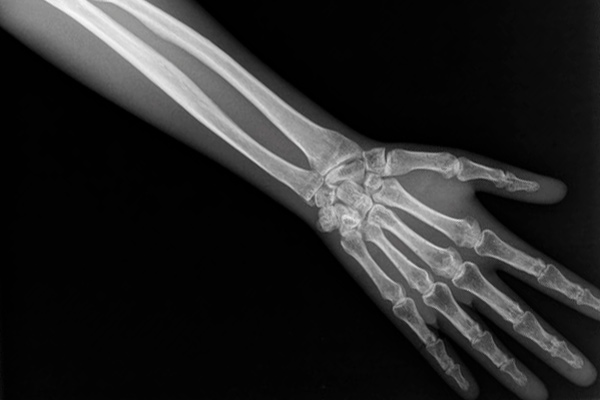
#> input picture resources/arm.png, 600 x 400 px, given in place of arm.png.png, which was not available
$ python convert_png.py ../resources/arm.png
#> lines starting #> are read from the running program, lines starting #| are printed output that depends on the picture
from PIL import Image
import sys
import numpy as np

image = Image.open("../resources/"+sys.argv[1]+ ".png")
#> image is the input picture: PIL image 600x400 RGB; mean R, G, B 38.6, 38.6, 38.6
array = np.array(image)
# plt.imshow(image)
# plt.show()

size = max(2**(image.width - 1).bit_length(),2**(image.height - 1).bit_length())
#> size = 1024
dx = size-image.width
#> dx = 424
dy = size-image.height
#> dy = 624

pad_left = dx // 2
#> pad_left = 212
pad_right = dx - pad_left
#> pad_right = 212

pad_top = dy // 2
#> pad_top = 312
pad_bottom = dy - pad_top
#> pad_bottom = 312

array = np.pad(array,((pad_top, pad_bottom), (pad_left, pad_right), (0, 0)),mode='constant',constant_values=0)
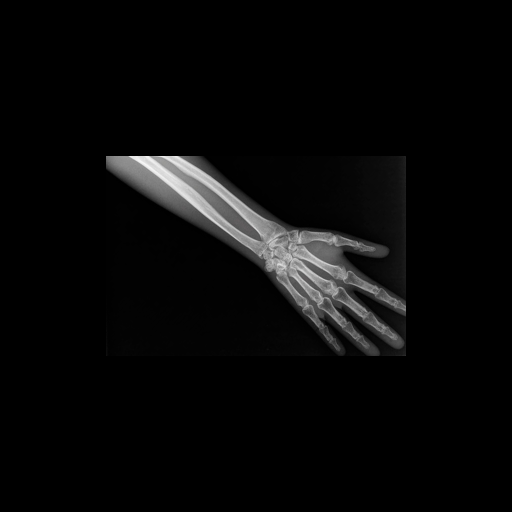
#> array: shape (1024, 1024, 3) (shown at 1/2 size); mean R, G, B 8.8, 8.8, 8.8

out = open(sys.argv[1]+ ".txt","w")
out.write(str(size)+"\n")
out.write(str(size)+"\n")
for i in range(0,size):
    for j in range(0,size):
        out.write(str(array[i,j,0])+"\n")

$ run again, on resources/sinogram.png
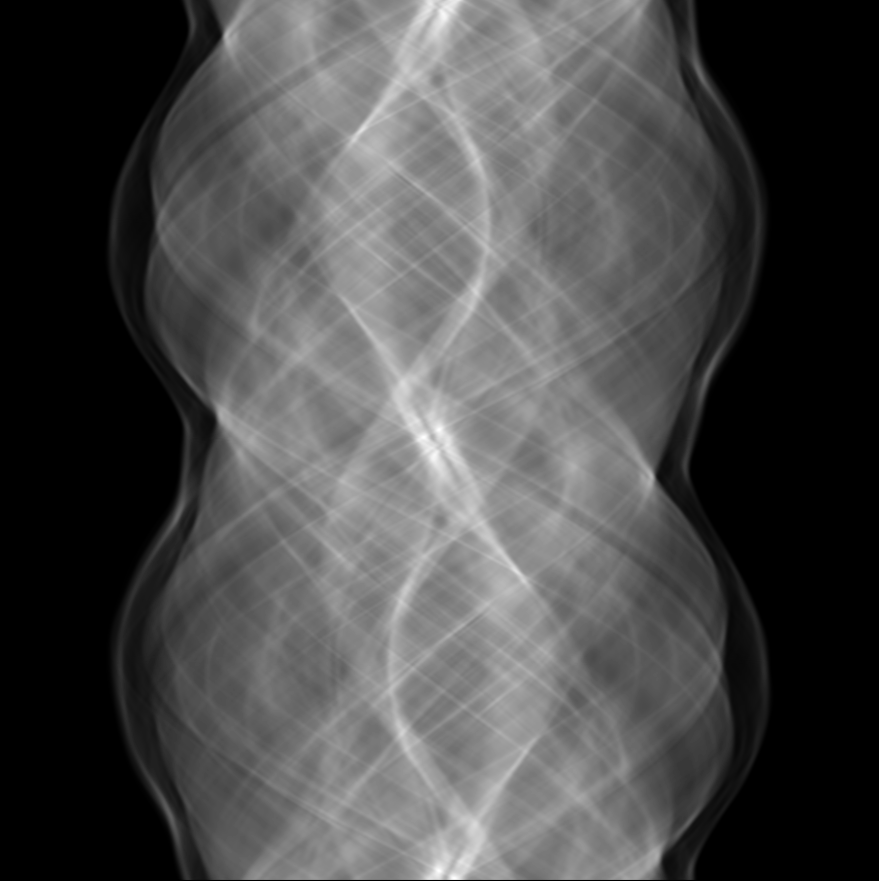
#> input picture resources/sinogram.png, 879 x 881 px, given in place of sinogram.png.png, which was not available
#> image is the input picture: PIL image 879x881 RGBA; mean R, G, B, A 74.4, 74.4, 74.4, 255
#> `array = np.pad(array,((pad_top, pad_bottom), (pad_left, pad_right), (0..`:
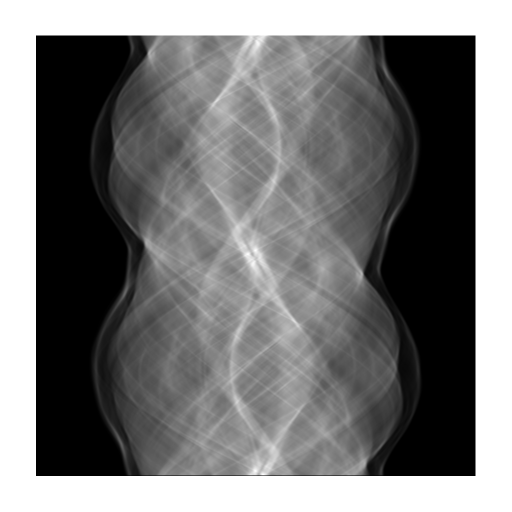
#> array: shape (1024, 1024, 4) (shown at 1/2 size); mean R, G, B, A 54.9, 54.9, 54.9, 188.3; transparent parts drawn white
